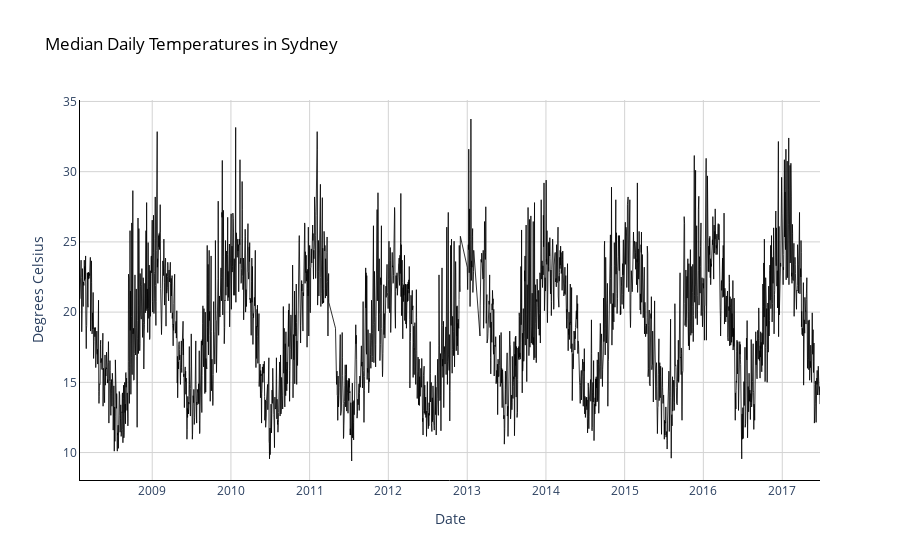

The notebook cell saved with this chart:
### Markdown cell above
# Given the data contains weather information for multiple locations across Australia, let’s pick one city (Canberra) and plot the daily median temperature on a chart.

### Code cell
# Select only Canberra 
dfSydney=df[df['Location']=='Sydney'].copy()

# Plot daily median temperatures in Canberra
fig = go.Figure()
fig.add_trace(go.Scatter(x= dfSydney['Date'], 
                         y= dfSydney['MedTemp'],
                         mode='lines',
                         name='Median Temperature',
                         opacity=0.8,
                         line=dict(color='black', width=1)
                        ))

# Change chart background color
fig.update_layout(dict(plot_bgcolor = 'white'))

# Update axes lines
fig.update_xaxes(showgrid=True, gridwidth=1, gridcolor='lightgrey', 
                 zeroline=True, zerolinewidth=1, zerolinecolor='lightgrey', 
                 showline=True, linewidth=1, linecolor='black',
                 title='Date'
                )

fig.update_yaxes(showgrid=True, gridwidth=1, gridcolor='lightgrey', 
                 zeroline=True, zerolinewidth=1, zerolinecolor='lightgrey', 
                 showline=True, linewidth=1, linecolor='black',
                 title='Degrees Celsius'
                )

# Set figure title
fig.update_layout(title=dict(text="Median Daily Temperatures in Sydney", 
                             font=dict(color='black')))

fig.show()

### Figure 1 — Plotly figure (JSON) as saved in the notebook; plotly's stock layout.template omitted (floating-point values rounded to 4 significant figures; data arrays with more than 128 entries replaced by an {"elided": "..."} marker saying what was removed)
{"data": [{"line": {"color": "black", "width": 1}, "mode": "lines", "name": "Median Temperature", "opacity": 0.8, "type": "scatter", "x": {"elided": "3339 str values"}, "y": {"elided": "3339 float values"}}], "layout": {"plot_bgcolor": "white", "title": {"font": {"color": "black"}, "text": "Median Daily Temperatures in Sydney"}, "xaxis": {"gridcolor": "lightgrey", "gridwidth": 1, "linecolor": "black", "linewidth": 1, "showgrid": true, "showline": true, "title": {"text": "Date"}, "zeroline": true, "zerolinecolor": "lightgrey", "zerolinewidth": 1}, "yaxis": {"gridcolor": "lightgrey", "gridwidth": 1, "linecolor": "black", "linewidth": 1, "showgrid": true, "showline": true, "title": {"text": "Degrees Celsius"}, "zeroline": true, "zerolinecolor": "lightgrey", "zerolinewidth": 1}}}
